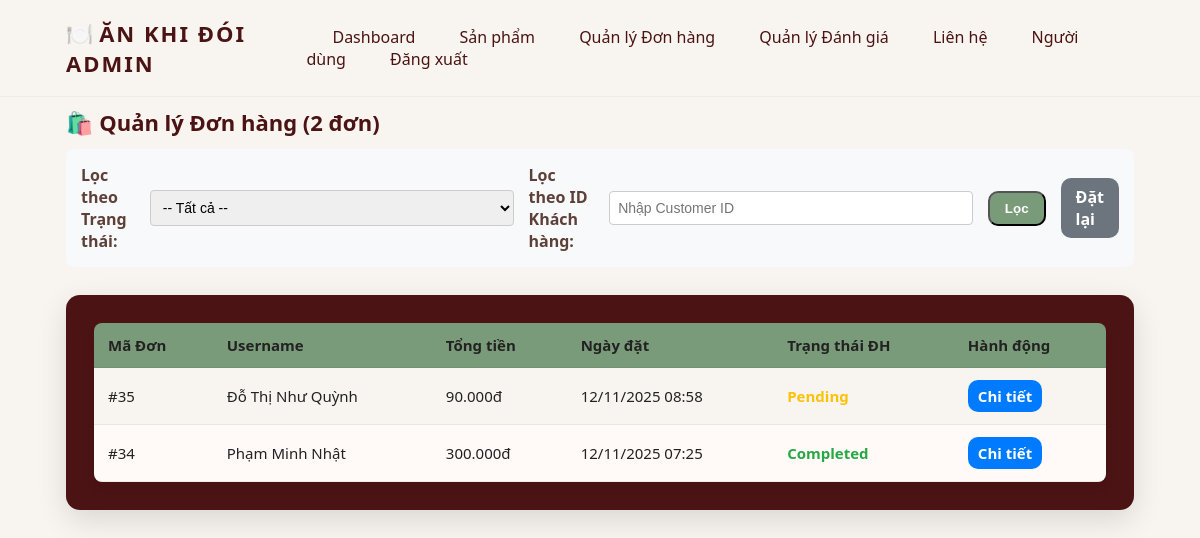
Screenshot of /admin/admin_orders.php (signed in) with the database file from the repository.
### tables this page shows
CREATE TABLE `orders` (
  `id` int(10) UNSIGNED NOT NULL,
  `customer_id` int(10) UNSIGNED NOT NULL,
  `shipping_address` varchar(255) DEFAULT NULL,
  `status` enum('pending','processing','completed','cancelled') DEFAULT 'pending',
  `total` decimal(10,2) DEFAULT 0.00,
  `created_at` timestamp NOT NULL DEFAULT current_timestamp()
);

CREATE TABLE `users` (
  `id` int(10) UNSIGNED NOT NULL,
  `username` varchar(50) NOT NULL,
  `password` varchar(255) NOT NULL,
  `email` varchar(100) DEFAULT NULL,
  `token` varchar(50) DEFAULT NULL,
  `created_at` timestamp NOT NULL DEFAULT current_timestamp()
);

### admin/admin_orders.php (the view, shortened to what this page needs)
<?php
include '../config.php';
$filter_customer_id = intval($_GET['customer_id'] ?? 0);
$where_clauses = [];
$params = '';
$bind_values = [];
$where_sql = count($where_clauses) > 0 ? " WHERE " . implode(" AND ", $where_clauses) : "";
$query = "
    SELECT
        o.*,
        u.username
    FROM orders o
    JOIN customers c ON o.customer_id=c.id
    JOIN users u ON c.user_id=u.id
    " . $where_sql . "
    ORDER BY o.created_at DESC
";
if (count($where_clauses) > 0) {
    $stmt = $conn->prepare($query);
    if ($stmt) {
        $stmt->bind_param($params, ...$bind_values);
        $stmt->execute();
        $ordersQ = $stmt->get_result();
        $stmt->close();
    } else {
        die("Lỗi Prepared Statement: " . $conn->error);
    }
} else {
    $ordersQ = $conn->query($query);
}
$total_orders = $ordersQ ? $ordersQ->num_rows : 0;
?>
<!DOCTYPE html>
<html lang="vi">
<head>
<link rel="stylesheet" href="admin_style.css">
</head>
<body>
<?php include __DIR__ . '/admin_header_small.php'; ?>
<div class="page-title">🛍️ Quản lý Đơn hàng (<?= $total_orders ?> đơn)</div>
<div class="table-wrap">
  <form method="get" class="filter-form">
    <label for="f_status">Lọc theo Trạng thái:</label>
    <select name="status" id="f_status">
        <option value="">-- Tất cả --</option>
    </select>
    <label for="f_customer_id">Lọc theo ID Khách hàng:</label>
    <input type="text" name="customer_id" id="f_customer_id" placeholder="Nhập Customer ID" value="<?= $filter_customer_id > 0 ? $filter_customer_id : '' ?>">
    <button type="submit" class="akd-btn akd-btn-primary" style="padding: 8px 15px;">Lọc</button>
    <a href="admin_orders.php" class="akd-btn" style="padding: 8px 15px; background-color: #6c757d; color: white;">Đặt lại</a>
  </form>
  <div class="akd-card">
    <table class="styled-table">
      <thead>
        <tr>
          <th>Mã Đơn</th>
          <th>Username</th>
          <th>Tổng tiền</th>
          <th>Ngày đặt</th>
          <th>Trạng thái ĐH</th>
          <th>Hành động</th>
        </tr>
      </thead>
      <tbody>
      <?php if ($ordersQ && $ordersQ->num_rows > 0): ?>
        <?php while($o = $ordersQ->fetch_assoc()): ?>
          <tr>
            <td>#<?= $o['id'] ?></td>
            <td><?= htmlspecialchars($o['username']) ?></td>
            <td><?= number_format($o['total'], 0, ',', '.') ?>đ</td>
            <td><?= date('d/m/Y H:i', strtotime($o['created_at'])) ?></td>
            <td>
                <span class="status-<?= strtolower($o['status']) ?>">
                    <?= ucfirst($o['status']) ?>
                </span>
            </td>
            <td>
              <a class="akd-btn" href="admin_order_detail.php?id=<?= $o['id'] ?>" style="padding: 6px 10px; background-color: #007bff; color: white;">Chi tiết</a>
            </td>
          </tr>
        <?php endwhile; ?>
      <?php else: ?>
        <tr><td colspan="6" style="text-align:center; padding: 20px;">Không tìm thấy đơn hàng nào phù hợp.</td></tr>
      <?php endif; ?>
      </tbody>
    </table>
  </div>
</div>
</body>
</html>

### admin/admin_style.css (style rules this page uses)
:root { --be: #f8f5f0; --dark-brown: #4b1313; --accent: #7a9b7a; --muted: #d7ccc8; --text: #2d2d2d; --title: #f3e29a; }
* { box-sizing: border-box; }
body { margin: 0; font-family: "Segoe UI", Tahoma, Geneva, Verdana, sans-serif; background: var(--be); color: var(--text); }
.akd-card { max-width: 1100px; margin: 28px auto; background: var(--dark-brown); color: var(--title); border-radius: 14px; padding: 28px; box-shadow: 0 10px 30px rgba(0, 0, 0, 0.12); }
.page-title { max-width: 1100px; margin: 10px auto 6px auto; padding: 0 16px; font-size: 22px; color: var(--dark-brown); font-weight: 800; }
.table-wrap { max-width: 1100px; margin: 12px auto; padding: 0 16px; }
.styled-table { width: 100%; border-collapse: collapse; background: transparent; border-radius: 8px; overflow: hidden; box-shadow: 0 6px 12px rgba(0, 0, 0, 0.04); }
.styled-table thead tr { background: var(--accent); color: #fff; }
.styled-table th, .styled-table td { padding: 12px 14px; text-align: left; font-size: 15px; border-bottom: 1px solid rgba(0, 0, 0, 0.06); color: #222; }
.styled-table tbody tr { background: var(--be); }
.styled-table tbody tr:nth-child(even) { background: #fffaf7; }
.akd-btn { display: inline-block; padding: 8px 12px; border-radius: 10px; text-decoration: none; font-weight: 600; }
.akd-btn-primary { background: var(--accent); color: #fff; }
input[type="text"], input[type="number"], select, textarea, input[type="file"] { width: 100%; padding: 10px; border-radius: 8px; border: 1px solid #ddd; font-size: 14px; }

### admin/admin_orders.php (style rules this page uses)
.filter-form { background: #f8f9fa; padding: 15px; border-radius: 8px; margin-bottom: 20px; display: flex; gap: 15px; align-items: center; }
.filter-form label { font-weight: bold; color: #5d4037; }
.filter-form select, .filter-form input[type="text"] { padding: 8px; border: 1px solid #ccc; border-radius: 4px; }
.status-pending { color: #ffc107; font-weight: bold; }
.status-completed { color: #28a745; font-weight: bold; }

### rows the page displays
orders: id "35", users.username "Đỗ Thị Như Quỳnh", total "90.000", created_at "12/11/2025 08:58", status "Pending"
orders: id "34", users.username "Phạm Minh Nhật", total "300.000", created_at "12/11/2025 07:25", status "Completed"

### other values shown
$total_orders "2"
